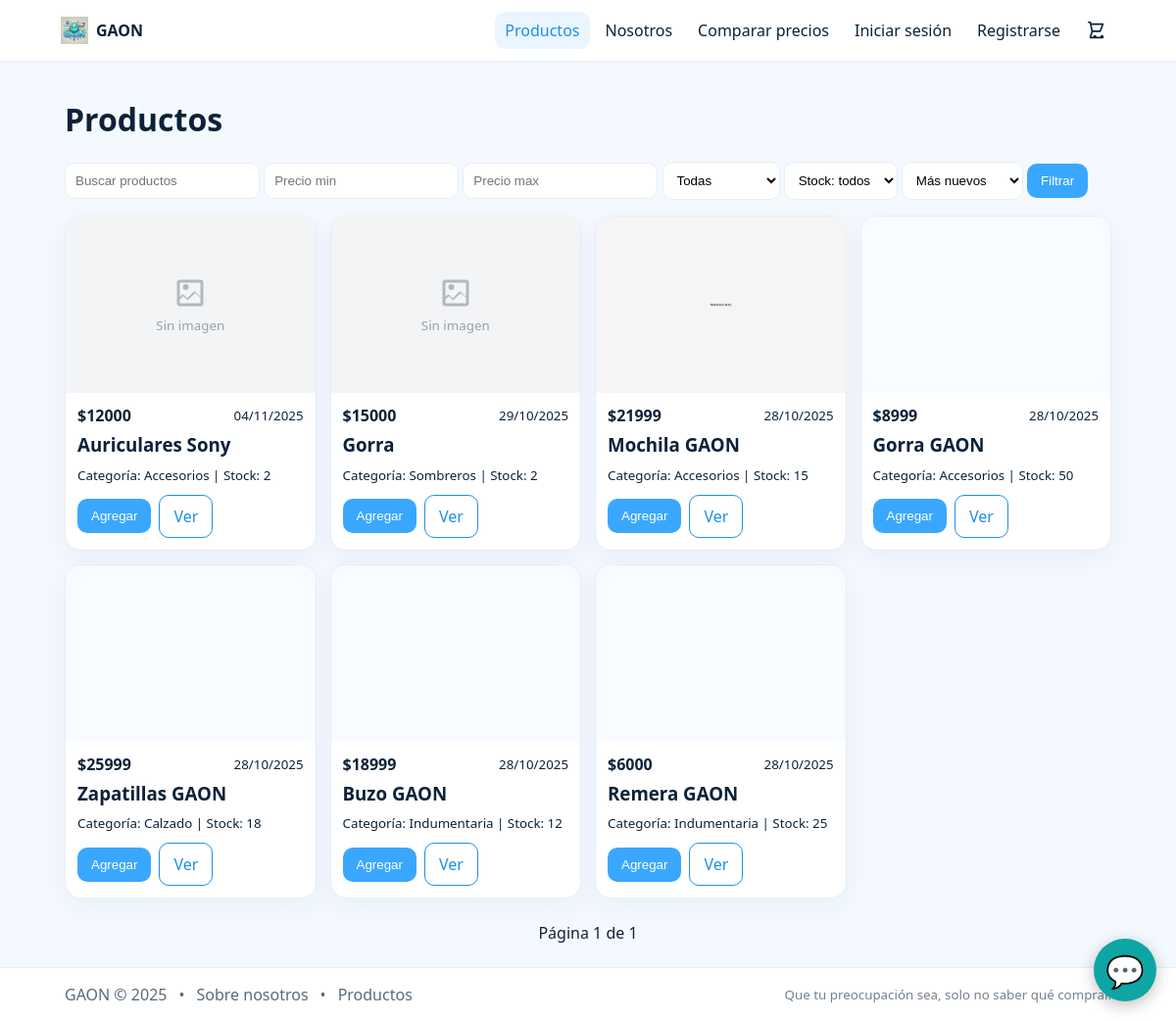
/products/, run on an earlier commit of the app's database.
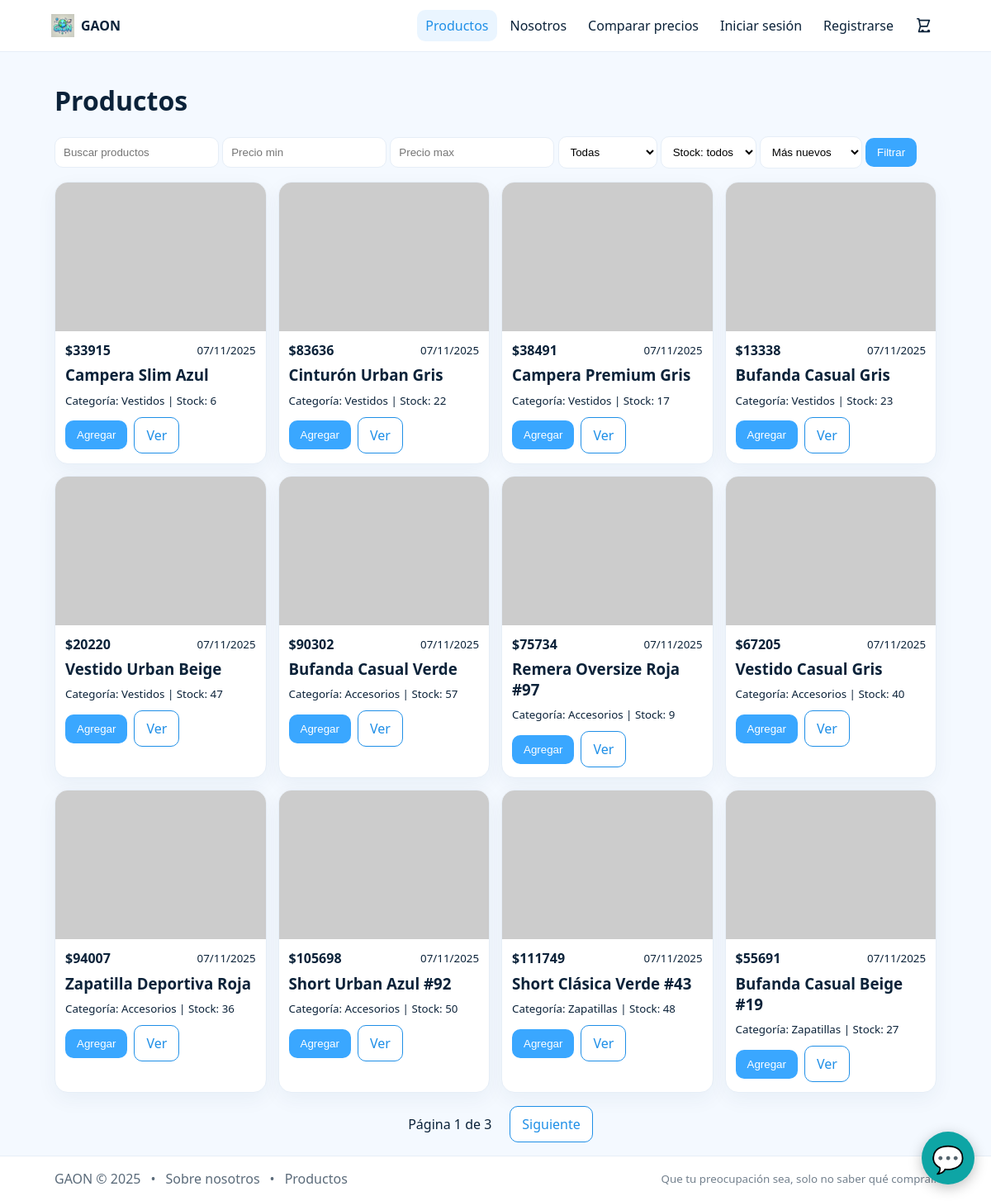
And on a later commit of the database.
### products/models.py (models this page shows, shortened)
class Product(models.Model):
    user = models.ForeignKey(
        settings.AUTH_USER_MODEL,
        on_delete=models.CASCADE,
        null=True,
        blank=True,
        related_name="products",
    )
    category = models.ForeignKey(Category, on_delete=models.SET_NULL, null=True, blank=True)
    nombre = models.CharField(max_length=100)
    precio = models.DecimalField(max_digits=10, decimal_places=2)
    descripcion = models.TextField(blank=True)
    stock = models.IntegerField(default=0)
    imagen = models.ImageField(upload_to=product_upload_to, blank=True, null=True)
    image_url = models.URLField(blank=True)  # ⬅️ clave para usar imágenes reales de FakeStore
    activo = models.BooleanField(default=True)
    creado_en = models.DateTimeField(auto_now_add=True)
    class Meta:
        ordering = ["-creado_en"]

class Category(models.Model):
    nombre = models.CharField(max_length=100, unique=True)
    slug = models.SlugField(max_length=120, unique=True, blank=True)
    class Meta:
        ordering = ["nombre"]
    def __str__(self):
        return self.nombre

### products/web_views.py (the view)
# urls.py: path("", web_views.product_list, name="products-list"),
@ensure_csrf_cookie
def product_list(request):
    q = (request.GET.get("q") or "").strip()
    min_price_raw = (request.GET.get("min_price") or "").strip()
    max_price_raw = (request.GET.get("max_price") or "").strip()
    cat_slug = (request.GET.get("category") or "").strip()
    in_stock = (request.GET.get("in_stock") or "").strip().lower()
    order = (request.GET.get("order") or "").strip().lower()
    min_price = _safe_float(min_price_raw) if min_price_raw else None
    max_price = _safe_float(max_price_raw) if max_price_raw else None
    qs = Product.objects.filter(activo=True).select_related("category")
    if q:
        qs = qs.filter(Q(nombre__icontains=q) | Q(descripcion__icontains=q))
    if cat_slug:
        qs = qs.filter(category__slug=cat_slug)
    if min_price is not None:
        qs = qs.filter(precio__gte=min_price)
    if max_price is not None:
        qs = qs.filter(precio__lte=max_price)
    if in_stock == "true":
        qs = qs.filter(stock__gt=0)
    elif in_stock == "false":
        qs = qs.filter(stock__lte=0)
    if order == "oldest":
        qs = qs.order_by("creado_en")
    elif order == "price_asc":
        qs = qs.order_by("precio", "-creado_en")
    elif order == "price_desc":
        qs = qs.order_by("-precio", "-creado_en")
    elif order == "name":
        qs = qs.order_by("nombre", "-creado_en")
    else:
        qs = qs.order_by("-creado_en")
    paginator = Paginator(qs, 12)
    page_obj = paginator.get_page(request.GET.get("page"))
    ctx = {
        "page_obj": page_obj,
        "q": q,
        "min_price": min_price_raw,
        "max_price": max_price_raw,
        "order": order,
        "category": cat_slug,
        "in_stock": in_stock,
        "categories": Category.objects.order_by("nombre"),
    }
    try:
        tpl = select_template(["products/_card.html", "products/list.html"])
        return render(request, tpl.template.name, ctx)
    except TemplateDoesNotExist as e:
        messages.error(request, f"No se encontró template de productos: {e}")
        return render(request, "base.html", {"content": f"Falta template: {e}", **ctx}, status=500)
    except Exception as e:
        import traceback; traceback.print_exc()
        messages.error(request, f"Error al renderizar productos: {e}")
        return render(request, "base.html", {"content": f"Error: {e}", **ctx}, status=500)

### templates/products/_card.html (shortened to what this page needs)
{% extends "base.html" %}
{% block content %}
<h1>Productos</h1>
<form class="search" method="get" autocomplete="off">
  <input type="text" name="q" value="{{ q }}" placeholder="Buscar productos">
  <input type="number" step="0.01" name="min_price" value="{{ min_price }}" placeholder="Precio min">
  <input type="number" step="0.01" name="max_price" value="{{ max_price }}" placeholder="Precio max">
  <select name="category">
    <option value="">Todas</option>
  </select>
  <select name="in_stock">
    <option value="" {% if not in_stock %}selected{% endif %}>Stock: todos</option>
  </select>
  <select name="order">
    <option value="" {% if not order %}selected{% endif %}>Más nuevos</option>
  </select>
  <button class="btn" type="submit">Filtrar</button>
</form>
<div class="grid">
  {% for p in page_obj %}
  <div class="card">
    <a href="/products/{{ p.id }}/" aria-label="Ver {{ p.nombre }}">
      <div class="imgbox">
        {% if p.imagen %}
          <img src="{{ p.imagen.url }}" alt="{{ p.nombre }}" loading="lazy" decoding="async" fetchpriority="low">
        {% elif p.image_url %}
          {% with raw=p.image_url %}
            {% if raw|slice:":2" == "//" %}
              {% with "https:"|add:raw as imgurl %}
                <img src="{{ imgurl }}" alt="{{ p.nombre }}" loading="lazy" decoding="async">
              {% endwith %}
            {% elif raw|slice:"0:4" == "http" %}
              <img src="{{ raw }}" alt="{{ p.nombre }}" loading="lazy" decoding="async">
            {% else %}
              {% with "https://"|add:raw as imgurl %}
                <img src="{{ imgurl }}" alt="{{ p.nombre }}" loading="lazy" decoding="async">
              {% endwith %}
            {% endif %}
          {% endwith %}
        {% else %}
          <div class="ph" aria-label="Sin imagen">
            <small>Sin imagen</small>
          </div>
        {% endif %}
      </div>
    </a>
    <div class="pad">
      <div class="row" style="justify-content:space-between">
        <div class="price">${{ p.precio|floatformat:0 }}</div>
        <small>{{ p.creado_en|date:"d/m/Y" }}</small>
      </div>
      <h3 style="margin:.4rem 0"><a href="/products/{{ p.id }}/">{{ p.nombre }}</a></h3>
      <small>Categoría: {{ p.category|default:"-" }} | Stock: {{ p.stock }}</small>
      <div class="row" style="margin-top:10px;flex-wrap:wrap;gap:8px">
        <button class="btn add" data-id="{{ p.id }}">Agregar</button>
        <a class="btn outline" href="/products/{{ p.id }}/">Ver</a>
      </div>
    </div>
  </div>
  {% empty %}
    <p>No hay productos.</p>
  {% endfor %}
</div>
<div class="row" style="justify-content:center;margin-top:16px">
  <span style="padding:8px 12px">Página {{ page_obj.number }} de {{ page_obj.paginator.num_pages }}</span>
  {% if page_obj.has_next %}
    <a class="btn outline" href="?q={{ q }}&min_price={{ min_price }}&max_price={{ max_price }}&order={{ order }}&category={{ category }}&in_stock={{ in_stock }}&page={{ page_obj.next_page_number }}">Siguiente</a>
  {% endif %}
</div>
{% endblock %}

What changed in the data, as far as the page shows it:
removed Product: imagen "Sin imagen", precio "12000", creado_en "04/11/2025", nombre "Auriculares Sony", category "Accesorios", stock "2"
removed Product: imagen "Sin imagen", precio "15000", creado_en "29/10/2025", nombre "Gorra", category "Sombreros", stock "2"
removed Product: imagen (picture), precio "21999", creado_en "28/10/2025", nombre "Mochila GAON", category "Accesorios", stock "15"
removed Product: imagen (picture), precio "8999", creado_en "28/10/2025", nombre "Gorra GAON", category "Accesorios", stock "50"
removed Product: imagen (picture), precio "25999", creado_en "28/10/2025", nombre "Zapatillas GAON", category "Calzado", stock "18"
removed Product: imagen (picture), precio "18999", creado_en "28/10/2025", nombre "Buzo GAON", category "Indumentaria", stock "12"
removed Product: imagen (picture), precio "6000", creado_en "28/10/2025", nombre "Remera GAON", category "Indumentaria", stock "25"
added Product: precio "33915", creado_en "07/11/2025", nombre "Campera Slim Azul", category "Vestidos", stock "6"
added Product: precio "83636", creado_en "07/11/2025", nombre "Cinturón Urban Gris", category "Vestidos", stock "22"
added Product: precio "38491", creado_en "07/11/2025", nombre "Campera Premium Gris", category "Vestidos", stock "17"
added Product: precio "13338", creado_en "07/11/2025", nombre "Bufanda Casual Gris", category "Vestidos", stock "23"
added Product: precio "20220", creado_en "07/11/2025", nombre "Vestido Urban Beige", category "Vestidos", stock "47"
added Product: precio "90302", creado_en "07/11/2025", nombre "Bufanda Casual Verde", category "Accesorios", stock "57"
added Product: precio "75734", creado_en "07/11/2025", nombre "Remera Oversize Roja #97", category "Accesorios", stock "9"
added Product: precio "67205", creado_en "07/11/2025", nombre "Vestido Casual Gris", category "Accesorios", stock "40"
added Product: precio "94007", creado_en "07/11/2025", nombre "Zapatilla Deportiva Roja", category "Accesorios", stock "36"
added Product: precio "105698", creado_en "07/11/2025", nombre "Short Urban Azul #92", category "Accesorios", stock "50"
added Product: precio "111749", creado_en "07/11/2025", nombre "Short Clásica Verde #43", category "Zapatillas", stock "48"
added Product: precio "55691", creado_en "07/11/2025", nombre "Bufanda Casual Beige #19", category "Zapatillas", stock "27"
Also different on the page:
{{ page_obj.paginator.num_pages }}: "1" → "3"
text now shown: "Siguiente"
